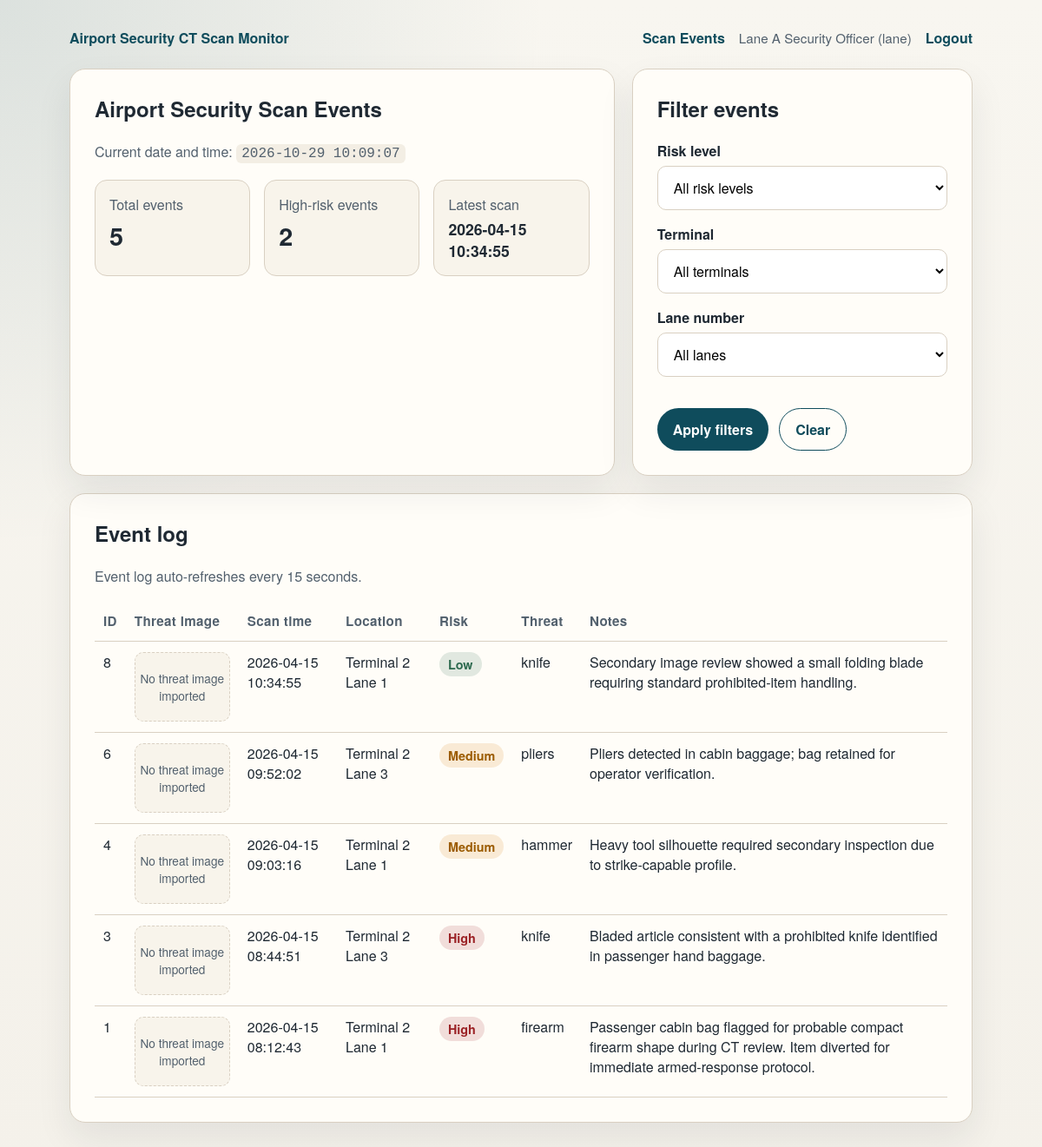
The app's page /data/index.php (signed in) with its own data.
### tables this page shows
CREATE TABLE IF NOT EXISTS operators (
  id INT AUTO_INCREMENT PRIMARY KEY,
  username VARCHAR(50) NOT NULL UNIQUE,
  display_name VARCHAR(100) NOT NULL,
  password_hash VARCHAR(255) NOT NULL,
  role ENUM('admin', 'manager', 'lane') NOT NULL DEFAULT 'lane',
  is_active BOOLEAN NOT NULL DEFAULT TRUE,
  created_at TIMESTAMP NOT NULL DEFAULT CURRENT_TIMESTAMP
);

CREATE TABLE IF NOT EXISTS scan_events (
  id INT AUTO_INCREMENT PRIMARY KEY,
  scan_time DATETIME NOT NULL,
  terminal_name VARCHAR(50) NOT NULL,
  lane_number INT NOT NULL,
  scanner_location VARCHAR(100) NOT NULL,
  risk_level ENUM('Low', 'Medium', 'High') NOT NULL,
  threat_category ENUM('firearm', 'grenade', 'knife', 'wrench', 'pliers', 'scissors', 'hammer') NOT NULL,
  notes TEXT NOT NULL,
  sixray_image_filename VARCHAR(255) DEFAULT NULL,
  thumbnail_filename VARCHAR(255) DEFAULT NULL,
  INDEX idx_scan_time (scan_time),
  INDEX idx_risk_level (risk_level),
  INDEX idx_scanner_location (scanner_location)
);

### data/config.php (called while the page is built, shortened)
<?php
return [
    'app_name' => 'Airport Security CT Scan Monitor',
    'db' => [
        'host' => getenv('DB_HOST') ?: 'db',
        'port' => (int) (getenv('DB_PORT') ?: '3306'),
        'database' => getenv('DB_DATABASE') ?: 'airport_security',
        'username' => getenv('DB_USERNAME') ?: 'app',
        'password' => getenv('DB_PASSWORD') ?: 'app_password',
        'charset' => 'utf8mb4',
    ],
];

### data/bootstrap.php (called while the page is built, shortened)
<?php
$config = require __DIR__ . '/config.php';
require_once __DIR__ . '/helpers.php';
require_once __DIR__ . '/db.php';

### data/db.php (called while the page is built, shortened)
<?php
function db(): PDO
{
    static $pdo = null;
    if ($pdo instanceof PDO) {
        return $pdo;
    }
    global $config;
    $dbConfig = $config['db'];
    $dsn = sprintf(
        'mysql:host=%s;port=%d;dbname=%s;charset=%s',
        $dbConfig['host'],
        $dbConfig['port'],
        $dbConfig['database'],
        $dbConfig['charset']
    );
    $pdo = new PDO(
        $dsn,
        $dbConfig['username'],
        $dbConfig['password'],
        [
            PDO::ATTR_ERRMODE => PDO::ERRMODE_EXCEPTION,
            PDO::ATTR_DEFAULT_FETCH_MODE => PDO::FETCH_ASSOC,
            PDO::ATTR_EMULATE_PREPARES => false,
        ]
    );
    return $pdo;
}

### data/scan_events_repository.php (called while the page is built, shortened)
<?php
function normalize_scan_event_filters(array $input): array
{
    $riskLevel = trim((string) ($input['risk_level'] ?? ''));
    $terminal = trim((string) ($input['terminal'] ?? ''));
    $laneNumberRaw = $input['lane_number'] ?? null;
    $laneNumber = null;
    return [
        'risk_level' => $riskLevel,
        'terminal' => $terminal,
        'lane_number' => $laneNumber,
    ];
}
function build_scan_event_query_parts(array $user, array $filters): array
{
    $clauses = [];
    $parameters = [];
    if ($user['role'] === 'lane') {
        $assignments = $user['lane_assignments'];
        if ($assignments === []) {
            $clauses[] = '1 = 0';
        } else {
            $assignmentClauses = [];
            foreach ($assignments as $index => $assignment) {
                $terminalKey = 'assignment_terminal_' . $index;
                $laneKey = 'assignment_lane_' . $index;
                $assignmentClauses[] = "(terminal_name = :{$terminalKey} AND lane_number = :{$laneKey})";
                $parameters[$terminalKey] = $assignment['terminal_name'];
                $parameters[$laneKey] = (int) $assignment['lane_number'];
            }
            $clauses[] = '(' . implode(' OR ', $assignmentClauses) . ')';
        }
    }
    return [$clauses, $parameters];
}
function fetch_scan_event_dashboard_payload(array $user, array $filters): array
{
    [$clauses, $parameters] = build_scan_event_query_parts($user, $filters);
    $query = 'SELECT id, scan_time, terminal_name, lane_number, scanner_location, risk_level, threat_category, notes, thumbnail_filename, sixray_image_filename
              FROM scan_events';
    if ($clauses !== []) {
        $query .= ' WHERE ' . implode(' AND ', $clauses);
    }
    $query .= ' ORDER BY scan_time DESC, id DESC';
    $statement = db()->prepare($query);
    $statement->execute($parameters);
    $events = $statement->fetchAll();
    $summaryQuery = "SELECT
        COUNT(*) AS total_events,
        SUM(risk_level = 'High') AS high_risk_events,
        MAX(scan_time) AS latest_scan_time
     FROM scan_events";
    if ($clauses !== []) {
        $summaryQuery .= ' WHERE ' . implode(' AND ', $clauses);
    }
    $summaryStatement = db()->prepare($summaryQuery);
    $summaryStatement->execute($parameters);
    $summary = $summaryStatement->fetch() ?: [
        'total_events' => 0,
        'high_risk_events' => 0,
        'latest_scan_time' => null,
    ];
    return [
        'summary' => [
            'total_events' => (int) ($summary['total_events'] ?? 0),
            'high_risk_events' => (int) ($summary['high_risk_events'] ?? 0),
            'latest_scan_time' => $summary['latest_scan_time'] ?? null,
        ],
        'events' => array_map(
            static function (array $event): array {
                return [
                    'id' => (int) $event['id'],
                    'scan_time' => (string) $event['scan_time'],
                    'terminal_name' => (string) $event['terminal_name'],
                    'lane_number' => (int) $event['lane_number'],
                    'scanner_location' => (string) $event['scanner_location'],
                    'risk_level' => (string) $event['risk_level'],
                    'threat_category' => (string) $event['threat_category'],
                    'notes' => (string) $event['notes'],
                    'has_thumbnail' => !empty($event['thumbnail_filename']),
                ];
            },
            $events
        ),
    ];
}
function risk_badge_class(string $riskLevel): string
{
    return match (strtolower($riskLevel)) {
        'low' => 'badge badge-low',
        'medium' => 'badge badge-medium',
        'high' => 'badge badge-high',
        default => 'badge',
    };
}

### data/index.php (the view, shortened to what this page needs)
<?php
require __DIR__ . '/bootstrap.php';
require_once __DIR__ . '/scan_events_repository.php';
$user = require_auth();
$activeFilters = normalize_scan_event_filters($_GET);
$payload = fetch_scan_event_dashboard_payload($user, $activeFilters);
$summary = $payload['summary'];
$scanEvents = $payload['events'];
render_header('Scan Events');
?>
<main class="grid">
  <section class="card">
    <h1>Airport Security Scan Events</h1>
    <p class="muted">
      Current date and time: <span class="code"><?= e(date('Y-m-d H:i:s')) ?></span>
    </p>
    <div class="grid-three" id="scan-summary">
      <div class="metric">
        <span class="muted">Total events</span>
        <span class="metric-value" data-summary="total-events"><?= e((string) ($summary['total_events'] ?? '0')) ?></span>
      </div>
      <div class="metric">
        <span class="muted">High-risk events</span>
        <span class="metric-value" data-summary="high-risk-events"><?= e((string) ($summary['high_risk_events'] ?? '0')) ?></span>
      </div>
      <div class="metric">
        <span class="muted">Latest scan</span>
        <span class="metric-value" data-summary="latest-scan-time" style="font-size: 1.1rem;"><?= e((string) ($summary['latest_scan_time'] ?? 'N/A')) ?></span>
      </div>
    </div>
  </section>
  <section class="card">
    <h2>Filter events</h2>
    <form method="get" action="/index.php">
      <label for="risk_level">Risk level</label>
      <select id="risk_level" name="risk_level">
        <option value="">All risk levels</option>
      </select>
      <label for="terminal">Terminal</label>
      <select id="terminal" name="terminal">
        <option value="">All terminals</option>
      </select>
      <label for="lane_number">Lane number</label>
      <select id="lane_number" name="lane_number">
        <option value="">All lanes</option>
      </select>
      <div class="actions">
        <button type="submit">Apply filters</button>
        <a class="button button-secondary" href="/index.php">Clear</a>
      </div>
    </form>
  </section>
</main>
<section class="card" style="margin-top: 20px;">
  <h2>Event log</h2>
  <p class="muted" id="scan-refresh-status">Event log auto-refreshes every 15 seconds.</p>
  <div id="scan-event-log">
  <?php if ($scanEvents === []): ?>
    <p class="muted">No scan events match the current filter set.</p>
  <?php else: ?>
    <table>
      <thead>
        <tr>
          <th>ID</th>
          <th>Threat image</th>
          <th>Scan time</th>
          <th>Location</th>
          <th>Risk</th>
          <th>Threat</th>
          <th>Notes</th>
        </tr>
      </thead>
      <tbody>
        <?php foreach ($scanEvents as $scanEvent): ?>
          <tr>
            <td><?= e((string) $scanEvent['id']) ?></td>
            <td>
              <?php if (!empty($scanEvent['has_thumbnail'])): ?>
                <button
                  type="button"
                  class="thumb-link"
                  data-full-image="/media.php?event_id=<?= e((string) $scanEvent['id']) ?>&kind=full"
                  data-image-caption="Threat image for event <?= e((string) $scanEvent['id']) ?>"
                  aria-label="Open threat image for event <?= e((string) $scanEvent['id']) ?>"
                >
                  <img
                    class="thumb-image"
                    src="/media.php?event_id=<?= e((string) $scanEvent['id']) ?>&kind=thumb"
                    alt="Threat image for event <?= e((string) $scanEvent['id']) ?>"
                  >
                </button>
              <?php else: ?>
                <div class="thumb-placeholder">No threat image imported</div>
              <?php endif; ?>
            </td>
            <td><?= e($scanEvent['scan_time']) ?></td>
            <td><?= e($scanEvent['scanner_location']) ?></td>
            <td><span class="<?= e(risk_badge_class($scanEvent['risk_level'])) ?>"><?= e($scanEvent['risk_level']) ?></span></td>
            <td><?= e($scanEvent['threat_category']) ?></td>
            <td><?= e($scanEvent['notes']) ?></td>
          </tr>
        <?php endforeach; ?>
      </tbody>
    </table>
  <?php endif; ?>
  </div>
</section>
<?php
render_footer();

### data/helpers.php (shortened to what this page needs)
<?php
function e(string $value): string
{
    return htmlspecialchars($value, ENT_QUOTES, 'UTF-8');
}
function current_user(): ?array
{
    $statement = db()->prepare(
        'SELECT id, username, display_name, role, is_active
         FROM operators
         WHERE id = :id
         LIMIT 1'
    );
    $statement->execute(['id' => (int) $_SESSION['operator_id']]);
    $user = $statement->fetch();
    $assignmentStatement = db()->prepare(
        'SELECT terminal_name, lane_number
         FROM operator_lane_assignments
         WHERE operator_id = :operator_id
         ORDER BY terminal_name, lane_number'
    );
    $assignmentStatement->execute(['operator_id' => (int) $user['id']]);
    $user['lane_assignments'] = $assignmentStatement->fetchAll();
    return $user;
}
function require_auth(): array
{
    $user = current_user();
    return $user;
}
function render_header(string $title): void
{
    global $config;
    $user = current_user();
    ?>
<!DOCTYPE html>
<html lang="en">
<head>
</head>
<body>
  <div class="shell">
    <div class="nav">
      <a href="/index.php"><?= e($config['app_name']) ?></a>
      <div class="nav-links">
        <?php if ($user !== null): ?>
          <a href="/index.php">Scan Events</a>
          <span class="nav-user"><?= e($user['display_name']) ?> (<?= e($user['role']) ?>)</span>
          <form class="nav-form" method="post" action="/logout.php">
            <button class="nav-logout" type="submit">Logout</button>
          </form>
        <?php else: ?>
          <a href="/login.php">Login</a>
        <?php endif; ?>
      </div>
    </div>
<?php
}
function render_footer(): void
{
    ?>
  </div>
</body>
</html>
<?php
}

### data/helpers.php (style rules this page uses)
:root { color-scheme: light; --bg: #f4f1ea; --panel: #fffdf8; --text: #1f2933; --muted: #52606d; --accent: #0f4c5c; --danger: #9b2226; --success: #2d6a4f; --warning: #9c5c00; --border: #d9d0c2; }
* { box-sizing: border-box; }
body { margin: 0; font-family: "Helvetica Neue", Helvetica, Arial, sans-serif; background: radial-gradient(circle at top left, rgba(15, 76, 92, 0.12), transparent 35%), linear-gradient(180deg, #f8f6f0 0%, var(--bg) 100%); color: var(--text); min-height: 100vh; }
.shell { max-width: 1080px; margin: 0 auto; padding: 32px 20px 48px; }
.nav { display: flex; justify-content: space-between; align-items: center; gap: 16px; margin-bottom: 24px; }
.nav a { color: var(--accent); text-decoration: none; font-weight: 700; }
.nav-links { display: flex; align-items: center; gap: 16px; flex-wrap: wrap; }
.nav-user { color: var(--muted); font-size: 0.95rem; }
.nav-logout { background: none; border: none; color: var(--accent); font: inherit; font-weight: 700; padding: 0; cursor: pointer; }
.nav-form { margin: 0; }
.card { background: var(--panel); border: 1px solid var(--border); border-radius: 18px; padding: 28px; box-shadow: 0 18px 40px rgba(31, 41, 51, 0.08); }
h1, h2 { margin-top: 0; }
p { line-height: 1.6; }
.muted { color: var(--muted); }
label { display: block; margin-bottom: 6px; font-weight: 700; }
input, select { width: 100%; padding: 12px 14px; border-radius: 10px; border: 1px solid var(--border); margin-bottom: 16px; font: inherit; background: #fff; }
.button, button { display: inline-block; border: 0; border-radius: 999px; background: var(--accent); color: #fff; padding: 12px 18px; font: inherit; font-weight: 700; text-decoration: none; cursor: pointer; }
.button-secondary { background: transparent; color: var(--accent); border: 1px solid var(--accent); }
.actions { display: flex; gap: 12px; flex-wrap: wrap; margin-top: 20px; }
.grid { display: grid; gap: 20px; }
.grid-three { display: grid; gap: 16px; }
@media (min-width: 720px) { .grid { grid-template-columns: 1.6fr 1fr; } }
@media (min-width: 720px) { .grid-three { grid-template-columns: repeat(3, 1fr); } }
.code { font-family: "Courier New", monospace; background: #f3eee4; border-radius: 6px; padding: 2px 6px; }
.metric { background: #f8f4eb; border: 1px solid var(--border); border-radius: 14px; padding: 16px; }
.metric-value { display: block; font-size: 1.8rem; font-weight: 700; margin-top: 4px; }
.badge { display: inline-block; padding: 4px 10px; border-radius: 999px; font-size: 0.9rem; font-weight: 700; }
.badge-low { background: rgba(45, 106, 79, 0.14); color: var(--success); }
.badge-medium { background: rgba(214, 140, 32, 0.16); color: var(--warning); }
.badge-high { background: rgba(155, 34, 38, 0.14); color: var(--danger); }
table { width: 100%; border-collapse: collapse; margin-top: 12px; }
.thumb-placeholder { display: flex; align-items: center; justify-content: center; width: 110px; height: 80px; border-radius: 10px; border: 1px dashed var(--border); color: var(--muted); font-size: 0.85rem; text-align: center; background: #f8f4eb; }
th, td { padding: 12px 10px; border-bottom: 1px solid var(--border); text-align: left; vertical-align: top; }
th { color: var(--muted); font-size: 0.95rem; letter-spacing: 0.02em; }

### records on screen
operators: id+display_name "Lane A Security Officer", id+role "lane"
scan_events: id "8", scan_time "2026-04-15 10:34:55", scanner_location "Terminal 2 Lane 1", risk_level "Low", threat_category "knife", notes "Secondary image review showed a small folding blade requiring standard prohibited-item handling."
scan_events: id "6", scan_time "2026-04-15 09:52:02", scanner_location "Terminal 2 Lane 3", risk_level "Medium", threat_category "pliers", notes "Pliers detected in cabin baggage; bag retained for operator verification."
scan_events: id "4", scan_time "2026-04-15 09:03:16", scanner_location "Terminal 2 Lane 1", risk_level "Medium", threat_category "hammer", notes "Heavy tool silhouette required secondary inspection due to strike-capable profile."
scan_events: id "3", scan_time "2026-04-15 08:44:51", scanner_location "Terminal 2 Lane 3", risk_level "High", threat_category "knife", notes "Bladed article consistent with a prohibited knife identified in passenger hand baggage."
scan_events: id "1", scan_time "2026-04-15 08:12:43", scanner_location "Terminal 2 Lane 1", risk_level "High", threat_category "firearm", notes "Passenger cabin bag flagged for probable compact firearm shape during CT review. Item diverted for immediate armed-response protocol."

### other values on screen
$config['app_name'] "Airport Security CT Scan Monitor"
$summary['total_events'] "5"
$summary['high_risk_events'] "2"
$summary['latest_scan_time'] "2026-04-15 10:34:55"
